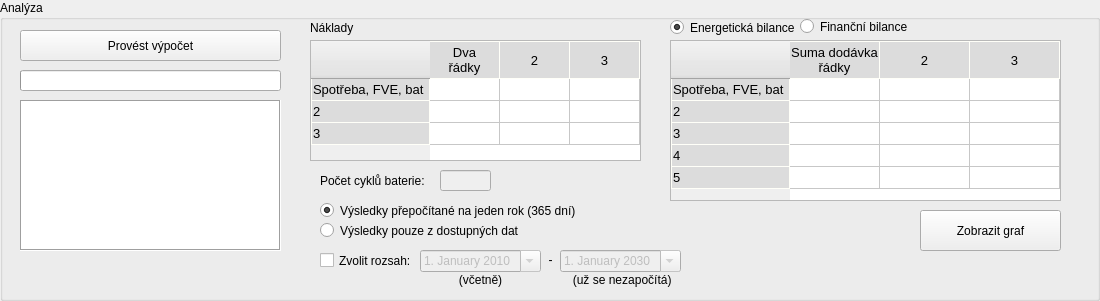
   <widget class="QGroupBox" name="groupResults">
    <property name="geometry">
     <rect>
      <x>10</x>
      <y>380</y>
      <width>1100</width>
      <height>301</height>
     </rect>
    </property>
    <property name="title">
     <string>Analýza</string>
    </property>
    <widget class="QRadioButton" name="radioResType1">
     <property name="enabled">
      <bool>true</bool>
     </property>
     <property name="geometry">
      <rect>
       <x>320</x>
       <y>200</y>
       <width>261</width>
       <height>21</height>
      </rect>
     </property>
     <property name="text">
      <string>Výsledky přepočítané na jeden rok (365 dní)</string>
     </property>
     <property name="checked">
      <bool>true</bool>
     </property>
     <attribute name="buttonGroup">
      <string notr="true">groupResType</string>
     </attribute>
    </widget>
    <widget class="QRadioButton" name="radioResType0">
     <property name="geometry">
      <rect>
       <x>320</x>
       <y>220</y>
       <width>261</width>
       <height>21</height>
      </rect>
     </property>
     <property name="text">
      <string>Výsledky pouze z dostupných dat</string>
     </property>
     <attribute name="buttonGroup">
      <string notr="true">groupResType</string>
     </attribute>
    </widget>
    <widget class="QTableWidget" name="tableResCost">
     <property name="geometry">
      <rect>
       <x>310</x>
       <y>40</y>
       <width>331</width>
       <height>121</height>
      </rect>
     </property>
     <property name="sizePolicy">
      <sizepolicy hsizetype="Expanding" vsizetype="Expanding">
       <horstretch>0</horstretch>
       <verstretch>0</verstretch>
      </sizepolicy>
     </property>
     <property name="styleSheet">
      <string notr="true">QHeaderView::section {
    background-color: #DCDCDC;
    padding: 1px;
    font-size: 10pt;
    border-style: none;
    border-bottom: 1px solid #fffff8;
    border-right: 1px solid #fffff8;
}

QHeaderView::section:horizontal
{
    border-top: 1px solid #fffff8;
}

QHeaderView::section:vertical
{
    border-left: 1px solid #fffff8;
}

QTableCornerButton::section {
    background-color: #E6E6E6;
}
</string>
     </property>
     <property name="frameShape">
      <enum>QFrame::StyledPanel</enum>
     </property>
     <property name="frameShadow">
      <enum>QFrame::Sunken</enum>
     </property>
     <property name="verticalScrollBarPolicy">
      <enum>Qt::ScrollBarAlwaysOff</enum>
     </property>
     <property name="horizontalScrollBarPolicy">
      <enum>Qt::ScrollBarAlwaysOff</enum>
     </property>
     <property name="autoScroll">
      <bool>false</bool>
     </property>
     <property name="editTriggers">
      <set>QAbstractItemView::NoEditTriggers</set>
     </property>
     <property name="showGrid">
      <bool>true</bool>
     </property>
     <property name="cornerButtonEnabled">
      <bool>true</bool>
     </property>
     <property name="rowCount">
      <number>3</number>
     </property>
     <property name="columnCount">
      <number>3</number>
     </property>
     <attribute name="horizontalHeaderVisible">
      <bool>true</bool>
     </attribute>
     <attribute name="horizontalHeaderDefaultSectionSize">
      <number>70</number>
     </attribute>
     <attribute name="horizontalHeaderHighlightSections">
      <bool>true</bool>
     </attribute>
     <attribute name="horizontalHeaderMinimumSectionSize">
      <number>40</number>
     </attribute>
     <attribute name="verticalHeaderDefaultSectionSize">
      <number>22</number>
     </attribute>
     <attribute name="verticalHeaderMinimumSectionSize">
      <number>12</number>
     </attribute>
     <row>
      <property name="text">
       <string>Spotřeba, FVE, bat</string>
      </property>
     </row>
     <row/>
     <row/>
     <column>
      <property name="text">
       <string>Dva
řádky</string>
      </property>
     </column>
     <column/>
     <column/>
     <item row="0" column="0">
      <property name="textAlignment">
       <set>AlignTrailing|AlignVCenter</set>
      </property>
     </item>
     <item row="0" column="1">
      <property name="textAlignment">
       <set>AlignTrailing|AlignVCenter</set>
      </property>
     </item>
     <item row="0" column="2">
      <property name="textAlignment">
       <set>AlignTrailing|AlignVCenter</set>
      </property>
     </item>
     <item row="1" column="0">
      <property name="textAlignment">
       <set>AlignTrailing|AlignVCenter</set>
      </property>
     </item>
     <item row="1" column="1">
      <property name="textAlignment">
       <set>AlignTrailing|AlignVCenter</set>
      </property>
     </item>
     <item row="1" column="2">
      <property name="textAlignment">
       <set>AlignTrailing|AlignVCenter</set>
      </property>
     </item>
     <item row="2" column="0">
      <property name="textAlignment">
       <set>AlignTrailing|AlignVCenter</set>
      </property>
     </item>
     <item row="2" column="1">
      <property name="textAlignment">
       <set>AlignTrailing|AlignVCenter</set>
      </property>
     </item>
     <item row="2" column="2">
      <property name="textAlignment">
       <set>AlignTrailing|AlignVCenter</set>
      </property>
     </item>
    </widget>
    <widget class="QLineEdit" name="lineBattCycles">
     <property name="enabled">
      <bool>false</bool>
     </property>
     <property name="geometry">
      <rect>
       <x>440</x>
       <y>170</y>
       <width>51</width>
       <height>21</height>
      </rect>
     </property>
    </widget>
    <widget class="QLabel" name="label_33">
     <property name="geometry">
      <rect>
       <x>310</x>
       <y>20</y>
       <width>121</width>
       <height>16</height>
      </rect>
     </property>
     <property name="text">
      <string>Náklady</string>
     </property>
    </widget>
    <widget class="QLabel" name="label_35">
     <property name="geometry">
      <rect>
       <x>320</x>
       <y>170</y>
       <width>121</width>
       <height>21</height>
      </rect>
     </property>
     <property name="text">
      <string>Počet cyklů baterie:</string>
     </property>
    </widget>
    <widget class="QTableWidget" name="tableResEnergy">
     <property name="geometry">
      <rect>
       <x>670</x>
       <y>40</y>
       <width>391</width>
       <height>161</height>
      </rect>
     </property>
     <property name="sizePolicy">
      <sizepolicy hsizetype="Expanding" vsizetype="Expanding">
       <horstretch>0</horstretch>
       <verstretch>0</verstretch>
      </sizepolicy>
     </property>
     <property name="styleSheet">
      <string notr="true">QHeaderView::section {
    background-color: #DCDCDC;
    padding: 1px;
    font-size: 10pt;
    border-style: none;
    border-bottom: 1px solid #fffff8;
    border-right: 1px solid #fffff8;
}

QHeaderView::section:horizontal
{
    border-top: 1px solid #fffff8;
}

QHeaderView::section:vertical
{
    border-left: 1px solid #fffff8;
}

QTableCornerButton::section {
    background-color: #E6E6E6;
}
</string>
     </property>
     <property name="frameShape">
      <enum>QFrame::StyledPanel</enum>
     </property>
     <property name="frameShadow">
      <enum>QFrame::Sunken</enum>
     </property>
     <property name="verticalScrollBarPolicy">
      <enum>Qt::ScrollBarAlwaysOff</enum>
     </property>
     <property name="horizontalScrollBarPolicy">
      <enum>Qt::ScrollBarAlwaysOff</enum>
     </property>
     <property name="autoScroll">
      <bool>false</bool>
     </property>
     <property name="editTriggers">
      <set>QAbstractItemView::NoEditTriggers</set>
     </property>
     <property name="showGrid">
      <bool>true</bool>
     </property>
     <property name="cornerButtonEnabled">
      <bool>true</bool>
     </property>
     <property name="rowCount">
      <number>5</number>
     </property>
     <property name="columnCount">
      <number>3</number>
     </property>
     <attribute name="horizontalHeaderVisible">
      <bool>true</bool>
     </attribute>
     <attribute name="horizontalHeaderDefaultSectionSize">
      <number>90</number>
     </attribute>
     <attribute name="horizontalHeaderHighlightSections">
      <bool>true</bool>
     </attribute>
     <attribute name="horizontalHeaderMinimumSectionSize">
      <number>40</number>
     </attribute>
     <attribute name="verticalHeaderDefaultSectionSize">
      <number>22</number>
     </attribute>
     <attribute name="verticalHeaderMinimumSectionSize">
      <number>12</number>
     </attribute>
     <row>
      <property name="text">
       <string>Spotřeba, FVE, bat</string>
      </property>
     </row>
     <row/>
     <row/>
     <row/>
     <row/>
     <column>
      <property name="text">
       <string>Suma dodávka
řádky</string>
      </property>
     </column>
     <column/>
     <column/>
     <item row="0" column="0">
      <property name="text">
       <string/>
      </property>
      <property name="textAlignment">
       <set>AlignTrailing|AlignVCenter</set>
      </property>
     </item>
     <item row="0" column="1">
      <property name="text">
       <string/>
      </property>
      <property name="textAlignment">
       <set>AlignTrailing|AlignVCenter</set>
      </property>
     </item>
     <item row="0" column="2">
      <property name="text">
       <string/>
      </property>
      <property name="textAlignment">
       <set>AlignTrailing|AlignVCenter</set>
      </property>
     </item>
     <item row="1" column="0">
      <property name="text">
       <string/>
      </property>
      <property name="textAlignment">
       <set>AlignTrailing|AlignVCenter</set>
      </property>
     </item>
     <item row="1" column="1">
      <property name="text">
       <string/>
      </property>
      <property name="textAlignment">
       <set>AlignTrailing|AlignVCenter</set>
      </property>
     </item>
     <item row="1" column="2">
      <property name="text">
       <string/>
      </property>
      <property name="textAlignment">
       <set>AlignTrailing|AlignVCenter</set>
      </property>
     </item>
     <item row="2" column="0">
      <property name="text">
       <string/>
      </property>
      <property name="textAlignment">
       <set>AlignTrailing|AlignVCenter</set>
      </property>
     </item>
     <item row="2" column="1">
      <property name="text">
       <string/>
      </property>
      <property name="textAlignment">
       <set>AlignTrailing|AlignVCenter</set>
      </property>
     </item>
     <item row="2" column="2">
      <property name="text">
       <string/>
      </property>
      <property name="textAlignment">
       <set>AlignTrailing|AlignVCenter</set>
      </property>
     </item>
     <item row="3" column="0">
      <property name="text">
       <string/>
      </property>
      <property name="textAlignment">
       <set>AlignTrailing|AlignVCenter</set>
      </property>
     </item>
     <item row="3" column="1">
      <property name="text">
       <string/>
      </property>
      <property name="textAlignment">
       <set>AlignTrailing|AlignVCenter</set>
      </property>
     </item>
     <item row="3" column="2">
      <property name="text">
       <string/>
      </property>
      <property name="textAlignment">
       <set>AlignTrailing|AlignVCenter</set>
      </property>
     </item>
     <item row="4" column="0">
      <property name="text">
       <string/>
      </property>
      <property name="textAlignment">
       <set>AlignTrailing|AlignVCenter</set>
      </property>
     </item>
     <item row="4" column="1">
      <property name="text">
       <string/>
      </property>
      <property name="textAlignment">
       <set>AlignTrailing|AlignVCenter</set>
      </property>
     </item>
     <item row="4" column="2">
      <property name="text">
       <string/>
      </property>
      <property name="textAlignment">
       <set>AlignTrailing|AlignVCenter</set>
      </property>
     </item>
    </widget>
    <widget class="QToolButton" name="toolFullChart">
     <property name="geometry">
      <rect>
       <x>920</x>
       <y>210</y>
       <width>141</width>
       <height>41</height>
      </rect>
     </property>
     <property name="text">
      <string>Zobrazit graf</string>
     </property>
    </widget>
    <widget class="QPushButton" name="buttCalculate">
     <property name="geometry">
      <rect>
       <x>20</x>
       <y>30</y>
       <width>261</width>
       <height>31</height>
      </rect>
     </property>
     <property name="text">
      <string>Provést výpočet</string>
     </property>
    </widget>
    <widget class="QProgressBar" name="progressCalc">
     <property name="geometry">
      <rect>
       <x>20</x>
       <y>70</y>
       <width>261</width>
       <height>21</height>
      </rect>
     </property>
     <property name="maximum">
      <number>1000</number>
     </property>
     <property name="value">
      <number>0</number>
     </property>
     <property name="alignment">
      <set>Qt::AlignCenter</set>
     </property>
     <property name="textVisible">
      <bool>false</bool>
     </property>
     <property name="orientation">
      <enum>Qt::Horizontal</enum>
     </property>
     <property name="invertedAppearance">
      <bool>false</bool>
     </property>
    </widget>
    <widget class="QLabel" name="labelCalc">
     <property name="geometry">
      <rect>
       <x>24</x>
       <y>70</y>
       <width>251</width>
       <height>21</height>
      </rect>
     </property>
     <property name="text">
      <string/>
     </property>
     <property name="alignment">
      <set>Qt::AlignCenter</set>
     </property>
    </widget>
    <widget class="QPlainTextEdit" name="infoConsole">
     <property name="geometry">
      <rect>
       <x>20</x>
       <y>100</y>
       <width>261</width>
       <height>151</height>
      </rect>
     </property>
     <property name="acceptDrops">
      <bool>false</bool>
     </property>
     <property name="frameShape">
      <enum>QFrame::Box</enum>
     </property>
     <property name="frameShadow">
      <enum>QFrame::Sunken</enum>
     </property>
     <property name="readOnly">
      <bool>true</bool>
     </property>
     <property name="plainText">
      <string/>
     </property>
     <property name="centerOnScroll">
      <bool>false</bool>
     </property>
    </widget>
    <widget class="QDateEdit" name="dateRange0">
     <property name="enabled">
      <bool>false</bool>
     </property>
     <property name="geometry">
      <rect>
       <x>420</x>
       <y>250</y>
       <width>121</width>
       <height>22</height>
      </rect>
     </property>
     <property name="dateTime">
      <datetime>
       <hour>0</hour>
       <minute>0</minute>
       <second>0</second>
       <year>2010</year>
       <month>1</month>
       <day>1</day>
      </datetime>
     </property>
     <property name="displayFormat">
      <string>d. MMMM yyyy</string>
     </property>
     <property name="calendarPopup">
      <bool>true</bool>
     </property>
    </widget>
    <widget class="QCheckBox" name="checkTimeRange">
     <property name="geometry">
      <rect>
       <x>320</x>
       <y>250</y>
       <width>91</width>
       <height>21</height>
      </rect>
     </property>
     <property name="text">
      <string>Zvolit rozsah:</string>
     </property>
    </widget>
    <widget class="QDateEdit" name="dateRange1">
     <property name="enabled">
      <bool>false</bool>
     </property>
     <property name="geometry">
      <rect>
       <x>560</x>
       <y>250</y>
       <width>121</width>
       <height>22</height>
      </rect>
     </property>
     <property name="dateTime">
      <datetime>
       <hour>0</hour>
       <minute>0</minute>
       <second>0</second>
       <year>2030</year>
       <month>1</month>
       <day>1</day>
      </datetime>
     </property>
     <property name="displayFormat">
      <string>d. MMMM yyyy</string>
     </property>
     <property name="calendarPopup">
      <bool>true</bool>
     </property>
     <property name="timeSpec">
      <enum>Qt::LocalTime</enum>
     </property>
    </widget>
    <widget class="QLabel" name="label_37">
     <property name="geometry">
      <rect>
       <x>420</x>
       <y>270</y>
       <width>121</width>
       <height>20</height>
      </rect>
     </property>
     <property name="text">
      <string>(včetně)</string>
     </property>
     <property name="alignment">
      <set>Qt::AlignCenter</set>
     </property>
    </widget>
    <widget class="QLabel" name="label_38">
     <property name="geometry">
      <rect>
       <x>560</x>
       <y>270</y>
       <width>121</width>
       <height>20</height>
      </rect>
     </property>
     <property name="text">
      <string> (už se nezapočítá)</string>
     </property>
     <property name="alignment">
      <set>Qt::AlignCenter</set>
     </property>
    </widget>
    <widget class="QLabel" name="label_39">
     <property name="geometry">
      <rect>
       <x>540</x>
       <y>250</y>
       <width>21</width>
       <height>20</height>
      </rect>
     </property>
     <property name="text">
      <string>-</string>
     </property>
     <property name="alignment">
      <set>Qt::AlignCenter</set>
     </property>
    </widget>
    <widget class="QRadioButton" name="radioBilance0">
     <property name="geometry">
      <rect>
       <x>670</x>
       <y>17</y>
       <width>131</width>
       <height>21</height>
      </rect>
     </property>
     <property name="text">
      <string>Energetická bilance</string>
     </property>
     <property name="checked">
      <bool>true</bool>
     </property>
     <attribute name="buttonGroup">
      <string notr="true">groupBilance</string>
     </attribute>
    </widget>
    <widget class="QRadioButton" name="radioBilance1">
     <property name="geometry">
      <rect>
       <x>800</x>
       <y>16</y>
       <width>131</width>
       <height>21</height>
      </rect>
     </property>
     <property name="text">
      <string>Finanční bilance</string>
     </property>
     <attribute name="buttonGroup">
      <string notr="true">groupBilance</string>
     </attribute>
    </widget>
   </widget>
